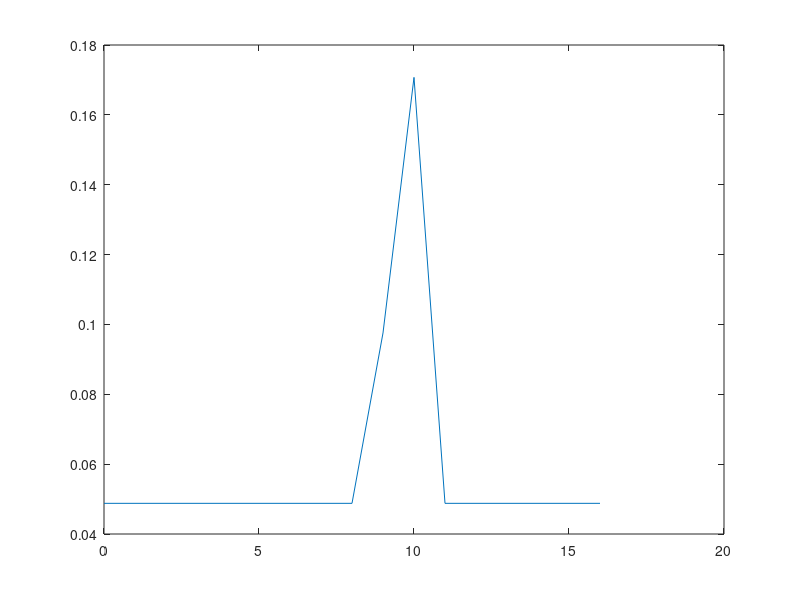

Source code (MATLAB):
clc, clear

N = 16;
N0 = 8;

%b = 5*10^-4;
%m = 0.2;
%b0 = 10^-2;

% Non ho capito m, penso mu
m = 100;
b = 200;

pn = zeros(1, N + 1);
pd = zeros(1, N + 1);

pn(1,1) = 0;
pd(1,1) = 0;

for i = 1:N
    r = rand();
    valueOfProbability = min(1, (i - N0)/(N - N0));
    if (i > N0) && valueOfProbability < r
        if i < N0
		    lim1 = b;
        else
            lim1 = b * ((N - i + 1) / (N - N0));
        end
	    mi = m;
	    pn(1, i + 1) = pn(1, i) + log(lim1);
	    pd(1, i + 1) = pd(1, i) + log(mi);
    end
end

p = exp(pn - pd);
p = p / sum(p);

plot(0:N, p);
